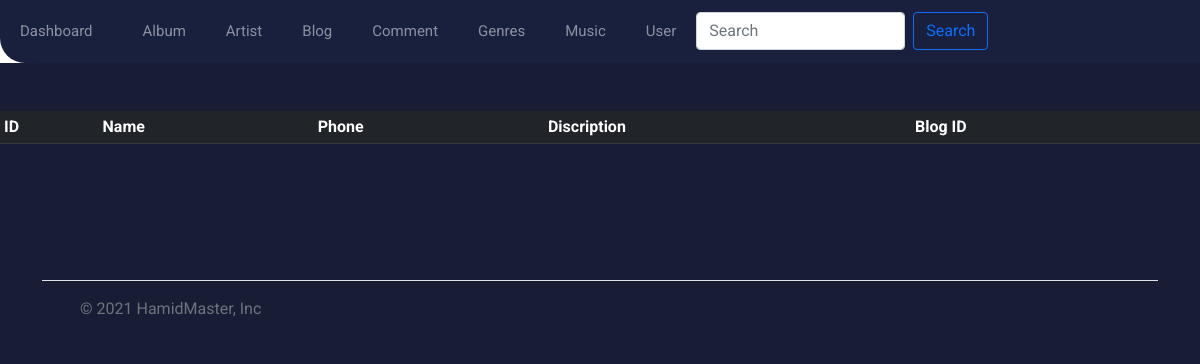
The page /Admin/Comment/Comment.php on the database as committed earlier.
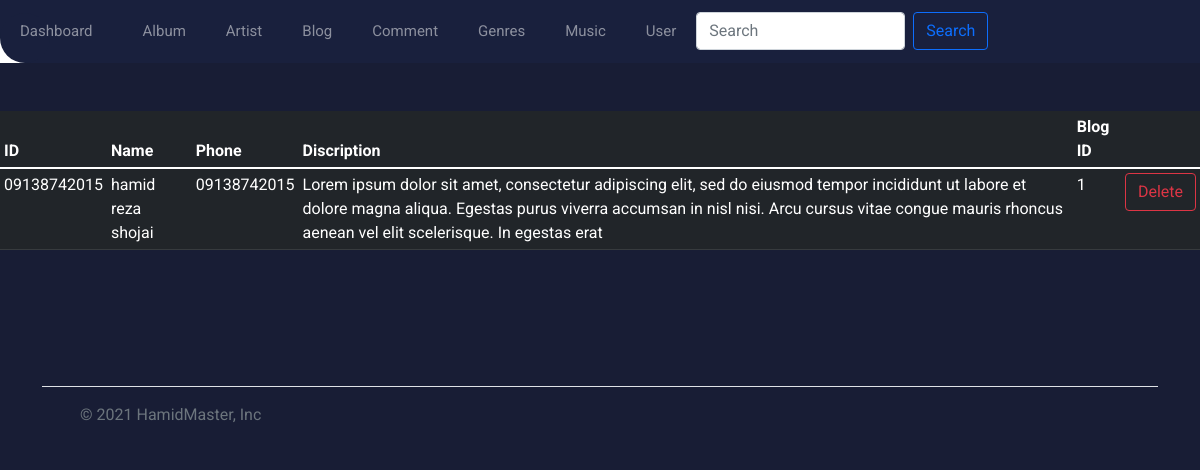
The same page on the database as committed later.
### tables this page shows
CREATE TABLE IF NOT EXISTS `comment` (
  `ID` int(11) NOT NULL AUTO_INCREMENT,
  `BlogID` int(11) NOT NULL,
  `Name` varchar(200) NOT NULL,
  `Phone` varchar(200) NOT NULL,
  `Discriptin` varchar(600) NOT NULL,
  PRIMARY KEY (`ID`),
  KEY `BlogID` (`BlogID`)
);

### Admin/Comment/Comment.php (the view, shortened to what this page needs)
<?php
include("../Share/header.php");
$servername = "localhost";
$username = "sa";
$password = "12345";
$dbname = "dbmusic";
$conn = mysqli_connect($servername, $username, $password, $dbname);
$sql = "SELECT * FROM comment";
$result = $conn->query($sql);
?>
<br>
<br>
<div class="table-responsive">
    <table class="table table-sm table-dark table-hover">
        <thead>
            <tr>
                <th scope="col">ID</th>
                <th scope="col">Name</th>
                <th scope="col">Phone</th>
                <th scope="col">Discription</th>
                <th scope="col">Blog ID</th>
                <th scope="col"></th>
            </tr>
        </thead>
        <tbody>
            <?php
            if ($result->num_rows > 0) {
                while ($row = $result->fetch_assoc()) {
                    echo ("<tr><td>" . $row["Phone"] . "</td><td>" . $row["Name"] . "</td><td>" . $row["Phone"] . "</td><td>" . $row["Discriptin"] . "</td><td>" . $row["BlogID"] . "</td><td><a class='btn btn-outline-danger' href='DeleteComment.php?id=" . $row["ID"] . "'>Delete</a></td></tr>");
                }
            }
            ?>
        </tbody>
    </table>
</div>
<br>
<br>
<br>
<br>
<?php
include("../Share/footer.php");
?>

Rows that differ between the two databases and show on the page:
added comment: Phone "09138742015", Name "hamid reza shojai", Discriptin "Lorem ipsum dolor sit amet, consectetur adipiscing elit, sed do eiusmod tempor incididunt ut labore et dolore magna aliqua. Egestas purus viverra accumsan in nisl nisi. Arcu cursus vitae congue mauris rhoncus aenean vel elit scelerisque. In egestas erat", BlogID "1"
